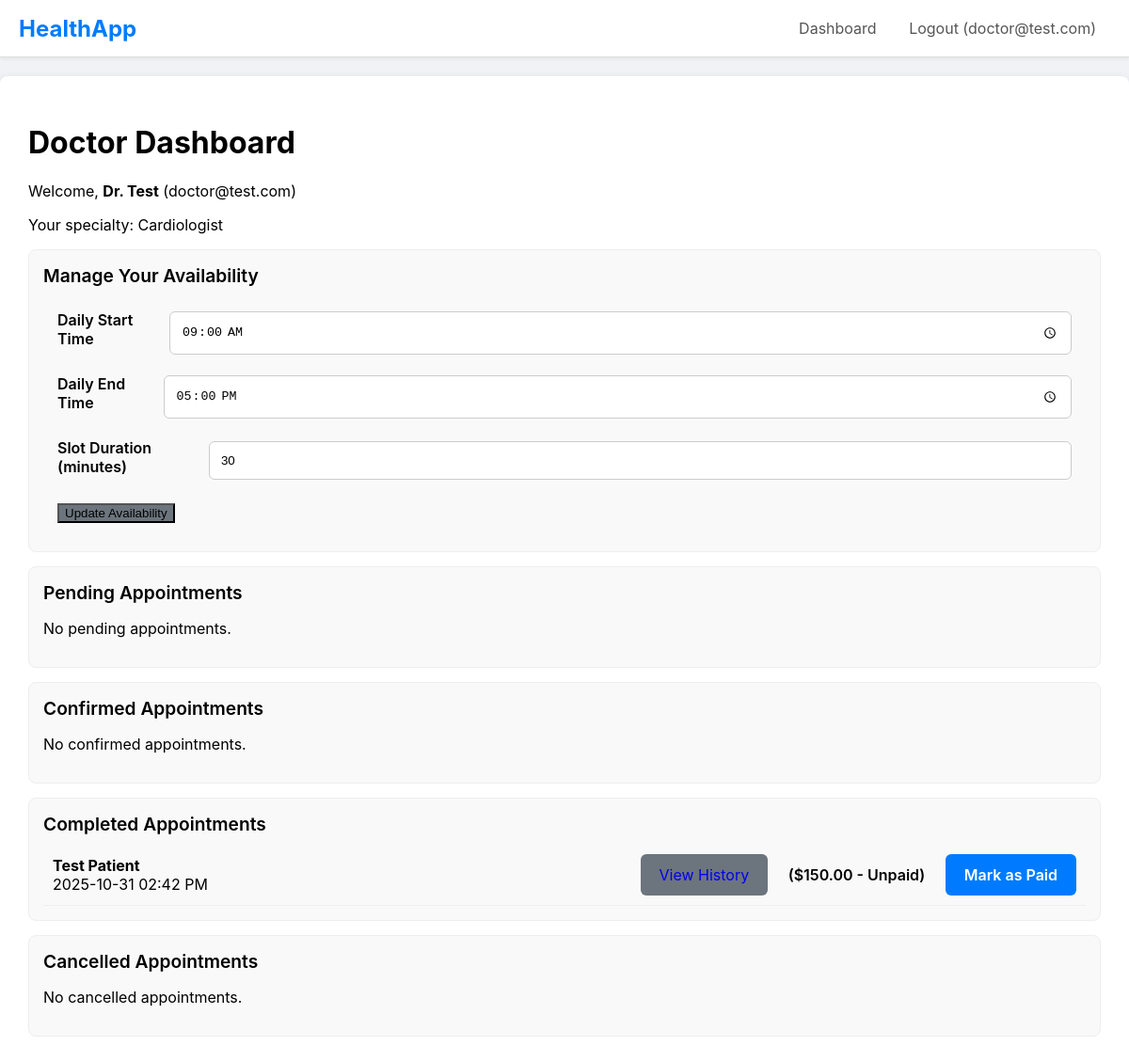
Page /doctor_dashboard (signed in) on the earlier database version.
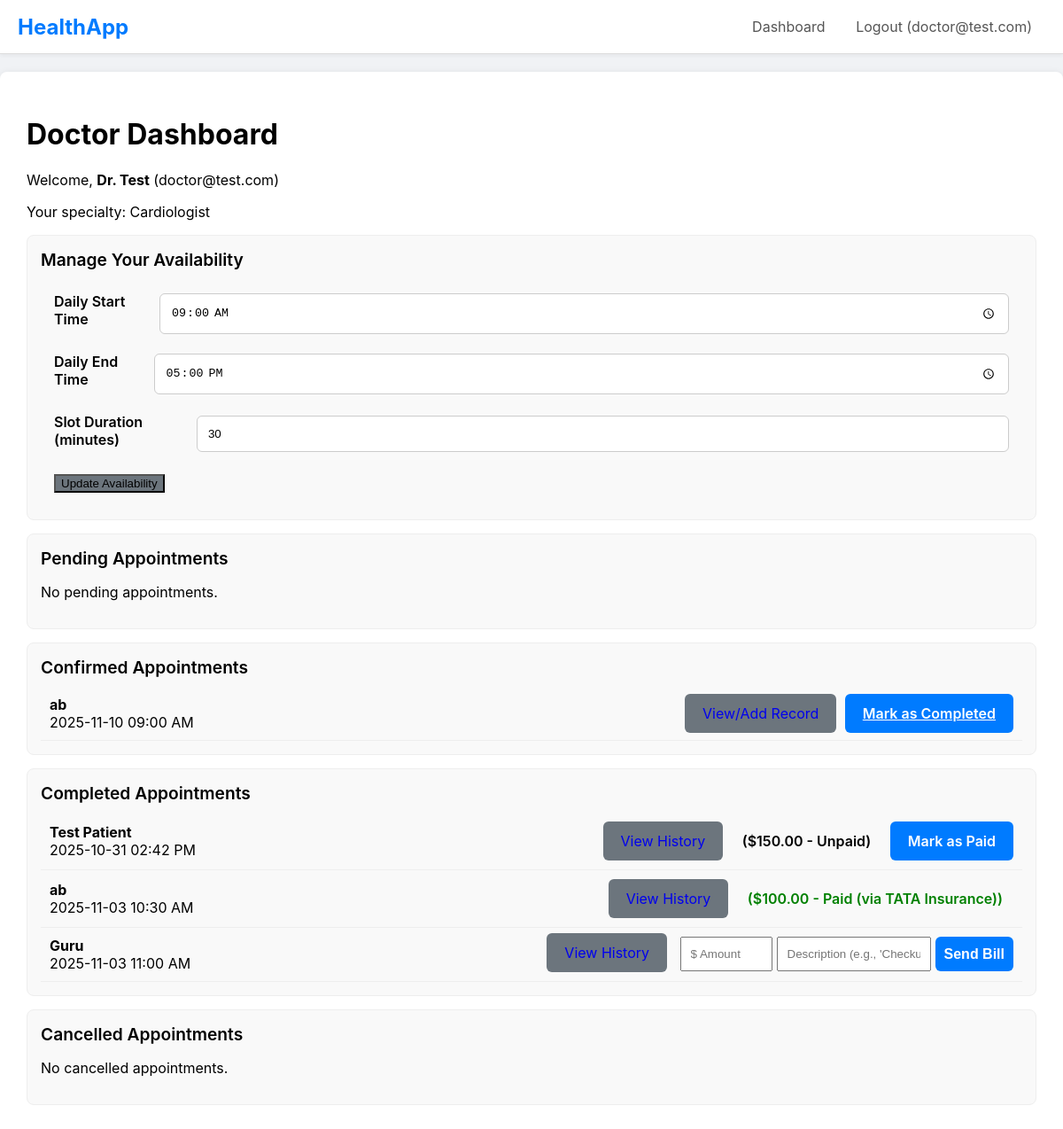
Same page on the later database version.
### main.py (models this page shows)
class User(db.Model, UserMixin):
    id = db.Column(db.Integer, primary_key=True)
    email = db.Column(db.String(120), unique=True, nullable=False)
    password_hash = db.Column(db.String(60), nullable=False)
    role = db.Column(db.String(20), nullable=False)
    patient_profile = db.relationship('PatientProfile', backref='user', uselist=False, cascade="all, delete-orphan")
    doctor_profile = db.relationship('DoctorProfile', backref='user', uselist=False, cascade="all, delete-orphan")
    insurance_profile = db.relationship('InsuranceProfile', backref='user', uselist=False, cascade="all, delete-orphan")

class DoctorProfile(db.Model):
    id = db.Column(db.Integer, primary_key=True)
    full_name = db.Column(db.String(100), nullable=False, default='Dr. Unnamed')
    phone = db.Column(db.String(20))
    specialty = db.Column(db.String(100))
    practice_address = db.Column(db.String(200))
    pincode = db.Column(db.String(10))
    latitude = db.Column(db.Float)
    longitude = db.Column(db.Float)
    availability_start_time = db.Column(db.Time) # e.g., 09:00:00
    availability_end_time = db.Column(db.Time)   # e.g., 17:00:00
    slot_duration_minutes = db.Column(db.Integer, default=30)
    user_id = db.Column(db.Integer, db.ForeignKey('user.id'), nullable=False, unique=True)
    records_written = db.relationship('MedicalRecord', backref='doctor', lazy='dynamic', foreign_keys='MedicalRecord.doctor_id')
    appointments = db.relationship('Appointment', backref='doctor', lazy='dynamic', foreign_keys='Appointment.doctor_id')
    reviews = db.relationship('DoctorReview', backref='doctor_profile', lazy='dynamic', foreign_keys='DoctorReview.doctor_id')
    files_written = db.relationship('MedicalFile', backref='doctor', lazy='dynamic', foreign_keys='MedicalFile.doctor_id')
    permitted_patients = db.relationship('PatientProfile', secondary=patient_doctor_permissions,
        back_populates='permitted_doctors')

class Appointment(db.Model):
    id = db.Column(db.Integer, primary_key=True)
    appointment_time = db.Column(db.DateTime, nullable=False)
    status = db.Column(db.String(20), nullable=False, default='Pending') # Pending, Confirmed, Cancelled, Completed
    patient_id = db.Column(db.Integer, db.ForeignKey('patient_profile.id'), nullable=False)
    doctor_id = db.Column(db.Integer, db.ForeignKey('doctor_profile.id'), nullable=False)
    bill_amount = db.Column(db.Float)
    bill_status = db.Column(db.String(20), nullable=False, default='Unbilled') # Unbilled, Unpaid, Paid, Pending Insurance
    bill_description = db.Column(db.Text)
    insurance_id = db.Column(db.Integer, db.ForeignKey('insurance_profile.id'), nullable=True)
    insurance_claim_status = db.Column(db.String(20), nullable=False, default='None') # None, Pending, Accepted, Rejected
    insurance_company = db.relationship('InsuranceProfile', backref='claims', foreign_keys=[insurance_id])
    __table_args__ = (db.UniqueConstraint('doctor_id', 'appointment_time', name='_doctor_time_uc'),)

class PatientProfile(db.Model):
    id = db.Column(db.Integer, primary_key=True)
    full_name = db.Column(db.String(100), nullable=False, default='Unnamed')
    phone = db.Column(db.String(20))
    address = db.Column(db.String(200))
    pincode = db.Column(db.String(10))
    latitude = db.Column(db.Float)
    longitude = db.Column(db.Float)
    insurance_policy_id = db.Column(db.String(100), nullable=True)
    insurance_company_id = db.Column(db.Integer, db.ForeignKey('insurance_profile.id'), nullable=True)
    user_id = db.Column(db.Integer, db.ForeignKey('user.id'), nullable=False, unique=True)
    records = db.relationship('MedicalRecord', backref='patient', lazy='dynamic', foreign_keys='MedicalRecord.patient_id')
    appointments = db.relationship('Appointment', backref='patient', lazy='dynamic', foreign_keys='Appointment.patient_id')
    reviews = db.relationship('DoctorReview', backref='patient', lazy='dynamic', foreign_keys='DoctorReview.patient_id')
    files = db.relationship('MedicalFile', backref='patient', lazy='dynamic', foreign_keys='MedicalFile.patient_id')
    permitted_doctors = db.relationship('DoctorProfile', secondary=patient_doctor_permissions,
        back_populates='permitted_patients')
    insurance_company = db.relationship('InsuranceProfile', foreign_keys=[insurance_company_id])

class InsuranceProfile(db.Model):
    id = db.Column(db.Integer, primary_key=True)
    company_name = db.Column(db.String(100), nullable=False, default='Unnamed Company')
    phone = db.Column(db.String(20))
    company_address = db.Column(db.String(200))
    pincode = db.Column(db.String(10))
    user_id = db.Column(db.Integer, db.ForeignKey('user.id'), nullable=False, unique=True)

### main.py (the view)
@app.route("/doctor_dashboard")
@login_required
@role_required('doctor')
def doctor_dashboard():
    appointments = g.profile.appointments.order_by(Appointment.appointment_time.asc()).all()
    pending_apts = [a for a in appointments if a.status == 'Pending']
    confirmed_apts = [a for a in appointments if a.status == 'Confirmed']
    completed_apts = [a for a in appointments if a.status == 'Completed']
    cancelled_apts = [a for a in appointments if a.status == 'Cancelled']
    return render_template('doctor_dashboard.html',
                           pending_apts=pending_apts,
                           confirmed_apts=confirmed_apts,
                           completed_apts=completed_apts,
                           cancelled_apts=cancelled_apts) # <-- UPDATED

### main.py (called while the page is built)
@login_manager.user_loader
def load_user(user_id):
    return db.session.get(User, int(user_id))

def role_required(role_name):
    def decorator(f):
        @wraps(f)
        def decorated_function(*args, **kwargs):
            if not current_user.is_authenticated or current_user.role != role_name:
                abort(403)
            if current_user.role == 'patient':
                g.profile = current_user.patient_profile
            elif current_user.role == 'doctor':
                g.profile = current_user.doctor_profile
            elif current_user.role == 'insurance':
                g.profile = current_user.insurance_profile
            return f(*args, **kwargs)
        return decorated_function
    return decorator

### templates/doctor_dashboard.html (shortened to what this page needs)
{% extends 'layout.html' %}
{% block content %}
    <h1>Doctor Dashboard</h1>
    <p>Welcome, <b>{{ g.profile.full_name }}</b> ({{ current_user.email }})</p>
    <p>Your specialty: {{ g.profile.specialty }}</p>
    <div class="card">
        <div class="card-header">Manage Your Availability</div>
        <form action="{{ url_for('manage_availability') }}" method="POST" style="padding: 15px;">
            <div class="form-group" style="display: flex; align-items: center; justify-content: space-between;">
                <label for="start_time" style="margin-right: 10px;">Daily Start Time</label>
                <input type="time" id="start_time" name="start_time" value="{{ g.profile.availability_start_time.strftime('%H:%M') if g.profile.availability_start_time else '09:00' }}" required>
            </div>
            <div class="form-group" style="display: flex; align-items: center; justify-content: space-between;">
                <label for="end_time" style="margin-right: 10px;">Daily End Time</label>
                <input type="time" id="end_time" name="end_time" value="{{ g.profile.availability_end_time.strftime('%H:%M') if g.profile.availability_end_time else '17:00' }}" required>
            </div>
            <div class="form-group" style="display: flex; align-items: center; justify-content: space-between;">
                <label for="slot_duration" style="margin-right: 10px;">Slot Duration (minutes)</label>
                <input type="number" id="slot_duration" name="slot_duration" value="{{ g.profile.slot_duration_minutes or 30 }}" min="10" step="5" required>
            </div>
            <button type="submit" class="btn-secondary">Update Availability</button>
        </form>
    </div>
    <div class="card">
        <div class="card-header">Pending Appointments</div>
        {% for apt in pending_apts %}
            <div class="d-flex justify-between align-center" style="padding: 10px; border-bottom: 1px solid #eee;">
                <div>
                    <b>{{ apt.patient.full_name }}</b><br>
                    {{ apt.appointment_time.strftime('%Y-%m-%d %I:%M %p') }}
                </div>
                <div>
                    <a href="{{ url_for('appointment_action', appointment_id=apt.id, action='confirm') }}" class="btn" style="margin-right: 5px;">Confirm</a>
                    <a href="{{ url_for('appointment_action', appointment_id=apt.id, action='cancel') }}" class="btn-danger" style="text-decoration: none; padding: 12px 20px; border-radius: 6px;">Cancel</a>
                </div>
            </div>
        {% else %}
            <p>No pending appointments.</p>
        {% endfor %}
    </div>
    <div class="card">
        <div class="card-header">Confirmed Appointments</div>
        {% for apt in confirmed_apts %}
             <div class="d-flex justify-between align-center" style="padding: 10px; border-bottom: 1px solid #eee;">
                <div>
                    <b>{{ apt.patient.full_name }}</b><br>
                    {{ apt.appointment_time.strftime('%Y-%m-%d %I:%M %p') }}
                </div>
                <div>
                    <a href="{{ url_for('update_record', patient_id=apt.patient.id) }}" class="btn-secondary" style="text-decoration: none; padding: 12px 20px; border-radius: 6px; margin-right: 5px;">View/Add Record</a>
                    <a href="{{ url_for('appointment_action', appointment_id=apt.id, action='complete') }}" class="btn">Mark as Completed</a>
                </div>
            </div>
        {% else %}
            <p>No confirmed appointments.</p>
        {% endfor %}
    </div>
    <div class="card">
        <div class="card-header">Completed Appointments</div>
        {% for apt in completed_apts %}
             <div class="d-flex justify-between align-center" style="padding: 10px; border-bottom: 1px solid #eee;">
                <div>
                    <b>{{ apt.patient.full_name }}</b><br>
                    {{ apt.appointment_time.strftime('%Y-%m-%d %I:%M %p') }}
                </div>
                <div style="min-width: 350px; text-align: right;">
                    <a href="{{ url_for('update_record', patient_id=apt.patient.id) }}" class="btn-secondary" style="text-decoration: none; padding: 12px 20px; border-radius: 6px; margin-right: 5px;">View History</a>
                    {% if apt.bill_status == 'Unbilled' %}
                        <form action="{{ url_for('set_bill', appointment_id=apt.id) }}" method="POST" style="display: inline-flex; gap: 5px; margin-left: 5px;">
                            <input type="number" step="0.01" name="bill_amount" placeholder="$ Amount" style="width: 80px; padding: 10px;" required>
                            <input type="text" name="bill_description" placeholder="Description (e.g., 'Checkup')" style="width: 150px; padding: 10px;">
                            <button type="submit" class="btn" style="padding: 10px;">Send Bill</button>
                        </form>
                    {% elif apt.bill_status == 'Unpaid' %}
                        <span style="display: inline-block; padding: 12px; font-weight: 600;">(${{ "%.2f"|format(apt.bill_amount) }} - Unpaid)</span>
                        <a href="{{ url_for('bill_action', appointment_id=apt.id, action='pay') }}" class="btn" style="text-decoration: none; padding: 12px 20px; border-radius: 6px; margin-left: 5px;">Mark as Paid</a>
                    {% elif apt.bill_status == 'Paid' %}
                        <span style="display: inline-block; padding: 12px; font-weight: 600; color: green;">
                            (${{ "%.2f"|format(apt.bill_amount) }} - Paid
                            {% if apt.insurance_claim_status == 'Accepted' %}(via {{ apt.insurance_company.company_name }}){% endif %})
                        </span>
                    {% endif %}
                </div>
            </div>
        {% else %}
            <p>No completed appointments.</p>
        {% endfor %}
    </div>
    <div class="card">
        <div class="card-header">Cancelled Appointments</div>
        {% for apt in cancelled_apts %}
             <div class="d-flex justify-between align-center" style="padding: 10px; border-bottom: 1px solid #eee;">
                <div>
                    <b>{{ apt.patient.full_name }}</b><br>
                    {{ apt.appointment_time.strftime('%Y-%m-%d %I:%M %p') }}
                </div>
                <div>
                    <span style="font-weight: 600; color: #dc3545;">(Cancelled)</span>
                </div>
            </div>
        {% else %}
            <p>No cancelled appointments.</p>
        {% endfor %}
    </div>
{% endblock %}

### templates/layout.html (shortened to what this page needs)
<!DOCTYPE html>
<html lang="en">
<head>
</head>
<body>
    <nav>
        <div class="logo"><a href="{{ url_for('home') }}" style="text-decoration: none; color: #007bff;">HealthApp</a></div>
        <div class="nav-links">
            {% if current_user.is_authenticated %}
                <a href="{{ url_for('dashboard') }}">Dashboard</a>
                <a href="{{ url_for('logout') }}">Logout ({{ current_user.email }})</a>
            {% else %}
                <a href="{{ url_for('login') }}">Login</a>
                <a href="{{ url_for('register') }}">Register</a>
            {% endif %}
        </div>
    </nav>
    <div class="container">
        {% block content %}{% endblock %}
    </div>
</body>
</html>

### templates/layout.html (style rules this page uses)
body { font-family: -apple-system, BlinkMacSystemFont, "Segoe UI", Roboto, Helvetica, Arial, sans-serif; margin: 0; background-color: #f0f2f5; }
nav { background-color: #ffffff; padding: 0 20px; border-bottom: 1px solid #ddd; display: flex; justify-content: space-between; align-items: center; box-shadow: 0 2px 4px rgba(0,0,0,0.05); }
nav .logo { font-size: 1.5rem; font-weight: bold; color: #007bff; }
nav .nav-links a { color: #555; text-decoration: none; padding: 20px 15px; display: inline-block; }
.container { max-width: 1200px; margin: 20px auto; background-color: #ffffff; padding: 30px; border-radius: 8px; box-shadow: 0 2px 8px rgba(0,0,0,0.1); }
.form-group { margin-bottom: 20px; }
.form-group label { display: block; margin-bottom: 8px; font-weight: 600; }
.form-group input, .form-group select, .form-group textarea { width: 100%; padding: 12px; border: 1px solid #ccc; border-radius: 6px; box-sizing: border-box; }
.btn { background-color: #007bff; color: white; padding: 12px 20px; border: none; border-radius: 6px; cursor: pointer; font-size: 1rem; font-weight: 600; }
.btn-secondary { background-color: #6c757d; }
.card { background: #f9f9f9; border: 1px solid #eee; border-radius: 8px; padding: 15px; margin-bottom: 15px; }
.card-header { font-size: 1.2rem; font-weight: 600; margin-bottom: 10px; }
.d-flex { display: flex; }
.justify-between { justify-content: space-between; }
.align-center { align-items: center; }

Differences in the rows shown:
added Appointment: patient.full_name "ab", appointment_time "2025-11-10 09:00 AM", shown under "Doctor Dashboard"
added Appointment: patient.full_name "ab", appointment_time "2025-11-03 10:30 AM", bill_amount "100.00", insurance_company.company_name "TATA Insurance"
added Appointment: patient.full_name "Guru", appointment_time "2025-11-03 11:00 AM"
Other differences:
text no longer shown: "No confirmed appointments."
